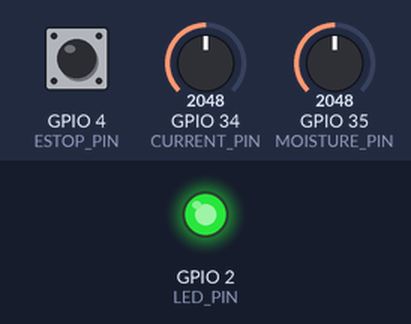
The sketch below on a simulated ESP32. On the bench: output pins drawn as LEDs (lit = HIGH). The inputs (shaded band) are chosen by the test bench; at power-on: GPIO 4 (ESTOP_PIN) HIGH, GPIO 34 (CURRENT_PIN) = 2048, GPIO 35 (MOISTURE_PIN) = 2048 (analog values on the 0–4095 scale). WiFi joins after 1.5 s; servers stay silent unless stated; the local clock reads 2024-03-15 10:24:30 at power-on unless the sketch sets it; no MQTT or app messages arrive unless stated; what the sketch prints to the serial monitor is not drawn.

Above: at 2.7 s.
2.8 s: GPIO 4 (ESTOP_PIN) pulled LOW for 0.15 s
At 5.0 s:
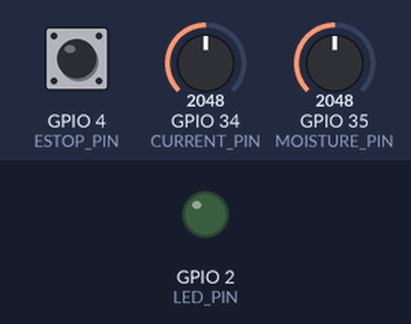
5.5 s: GPIO 4 (ESTOP_PIN) pulled LOW for 1 s
At 6.6 s:
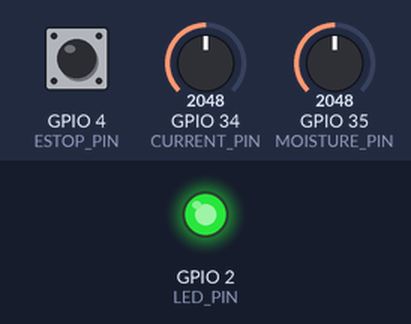
8.0 s: GPIO 4 (ESTOP_PIN) pulled LOW for 3.2 s
At 10.8 s:
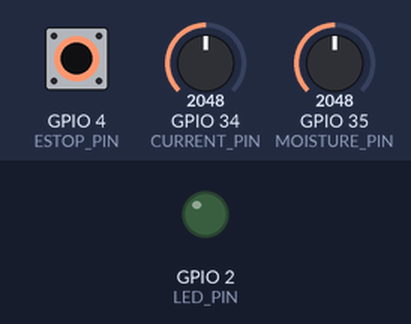
Timing chart, 0 to 12.3 s (numbered marks = the images above; inputs shaded):
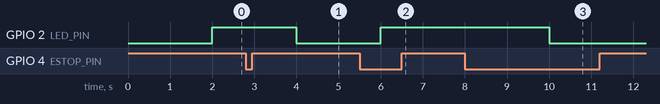

Measured:
- after the input at 2.8 s, GPIO 2 (LED_PIN): HIGH → LOW after 1.2 s
- after the input at 5.5 s, GPIO 2 (LED_PIN): LOW → HIGH after 0.50 s
- after the input at 8.0 s, GPIO 2 (LED_PIN): HIGH → LOW after 2.0 s

The sketch:

agbot_m04.ino
```cpp
// AgBot · Módulo M04 (Moinho Rotativo) — firmware de simulação para ESP32 (Wokwi)
//
// Controles no circuito:
//   - Potenciômetro "corrente" (GPIO34): simula o sensor de corrente do motor (0–60 A)
//   - Potenciômetro "umidade"  (GPIO35): simula o sensor de umidade do solo (10–60 %)
//   - Botão vermelho           (GPIO4):  parada de emergência (liga/desliga)
//
// Publica telemetria em JSON via MQTT, no mesmo formato do simulador Python.
// O painel público (modo "ESP32") lê o mesmo tópico direto do broker.

#include <WiFi.h>
#include <PubSubClient.h>
#include <time.h>

const char* WIFI_SSID     = "Wokwi-GUEST";
const char* WIFI_PASSWORD = "";
const char* MQTT_SERVER   = "broker.emqx.io";
const int   MQTT_PORT     = 1883;
const char* MQTT_TOPIC    = "agbot/linha30/telemetry";

const int   CURRENT_PIN        = 34;     // ADC: sensor de corrente (simulado)
const int   MOISTURE_PIN       = 35;     // ADC: sensor de umidade do solo (simulado)
const int   ESTOP_PIN          = 4;      // botão de emergência (INPUT_PULLUP)
const int   LED_PIN            = 2;      // LED de status: aceso = operando
const float CURRENT_FULL_SCALE = 60.0;   // A em 4095
const float STALL_CURRENT_A    = 55.0;   // limite anti-pedra do M04: acima disso, parada
const unsigned long PUBLISH_MS = 2000;

// Varredura em faixas numa área da horta contida em data/area.geojson
const double LAT_MIN = -29.116233, LAT_MAX = -29.116005;
const double LNG_MIN = -51.226809, LNG_MAX = -51.225397;
const double LNG_STEP = 0.00004, LAT_STEP = 0.00004;

WiFiClient espClient;
PubSubClient mqtt(espClient);
unsigned long lastPublish = 0;
float batteryPercent = 100.0;
double latitude = -29.116233, longitude = -51.225397;
int lngDir = -1, latDir = 1;
bool eStopLatched = false;
bool lastButton = HIGH;

void setupWifi() {
  Serial.printf("Conectando ao Wi-Fi %s", WIFI_SSID);
  WiFi.begin(WIFI_SSID, WIFI_PASSWORD);
  while (WiFi.status() != WL_CONNECTED) {
    delay(250);
    Serial.print(".");
  }
  Serial.printf("\nWi-Fi conectado. IP: %s\n", WiFi.localIP().toString().c_str());
  configTime(0, 0, "pool.ntp.org", "time.google.com");  // horário real para o timestamp
}

void reconnectMqtt() {
  while (!mqtt.connected()) {
    String clientId = "agbot-m04-" + String((uint32_t)ESP.getEfuseMac(), HEX);
    Serial.print("Conectando ao broker MQTT... ");
    if (mqtt.connect(clientId.c_str())) {
      Serial.println("ok");
    } else {
      Serial.printf("falhou (rc=%d), nova tentativa em 2 s\n", mqtt.state());
      delay(2000);
    }
  }
}

void advancePosition() {
  longitude += lngDir * LNG_STEP;
  if (longitude <= LNG_MIN || longitude >= LNG_MAX) {
    longitude = constrain(longitude, LNG_MIN, LNG_MAX);
    lngDir = -lngDir;
    double next = latitude + latDir * LAT_STEP;
    if (next > LAT_MAX || next < LAT_MIN) {
      latDir = -latDir;
      next = latitude + latDir * LAT_STEP;
    }
    latitude = next;
  }
}

void readEStopButton() {
  bool button = digitalRead(ESTOP_PIN);
  if (lastButton == HIGH && button == LOW) {  // borda de descida: alterna a parada
    eStopLatched = !eStopLatched;
    Serial.println(eStopLatched ? "!! PARADA DE EMERGÊNCIA" : "Parada liberada");
  }
  lastButton = button;
}

void setup() {
  Serial.begin(115200);
  analogReadResolution(12);
  pinMode(ESTOP_PIN, INPUT_PULLUP);
  pinMode(LED_PIN, OUTPUT);
  setupWifi();
  mqtt.setServer(MQTT_SERVER, MQTT_PORT);
  mqtt.setBufferSize(640);
}

void loop() {
  if (!mqtt.connected()) reconnectMqtt();
  mqtt.loop();
  readEStopButton();

  unsigned long now = millis();
  if (now - lastPublish < PUBLISH_MS) return;
  lastPublish = now;

  float current = analogRead(CURRENT_PIN) * (CURRENT_FULL_SCALE / 4095.0);
  float moisture = 10.0 + analogRead(MOISTURE_PIN) * (50.0 / 4095.0);
  bool stall = current > STALL_CURRENT_A;
  bool stopped = eStopLatched || stall;
  digitalWrite(LED_PIN, stopped ? LOW : HIGH);

  if (!stopped) {
    advancePosition();
    batteryPercent = batteryPercent > 15.0f ? batteryPercent - 0.02f : 100.0f;
  }

  time_t epoch = time(nullptr);
  unsigned long timestamp = epoch > 1700000000 ? (unsigned long)epoch : now / 1000;

  char payload[600];
  snprintf(payload, sizeof(payload),
    "{\"robot_id\":\"agbot_esp32_m04\",\"timestamp\":%lu,"
    "\"location\":{\"latitude\":%.6f,\"longitude\":%.6f,\"altitude_m\":750.2},"
    "\"status\":{\"battery_percent\":%.2f,\"active_module\":\"M04_MOINHO_ROTATIVO\",\"speed_kmh\":%.1f,\"e_stop\":%s},"
    "\"module_telemetry\":{\"motor_current_amp\":%.1f,\"depth_cm\":8,\"soil_resistance_index\":%.2f},"
    "\"environmental\":{\"soil_moisture_percent\":%.1f}}",
    timestamp, latitude, longitude, batteryPercent, stopped ? 0.0 : 1.8,
    stopped ? "true" : "false", current, current / 8.0, moisture);

  if (mqtt.publish(MQTT_TOPIC, payload)) {
    Serial.printf("--> %s\n", payload);
  }
}
```
